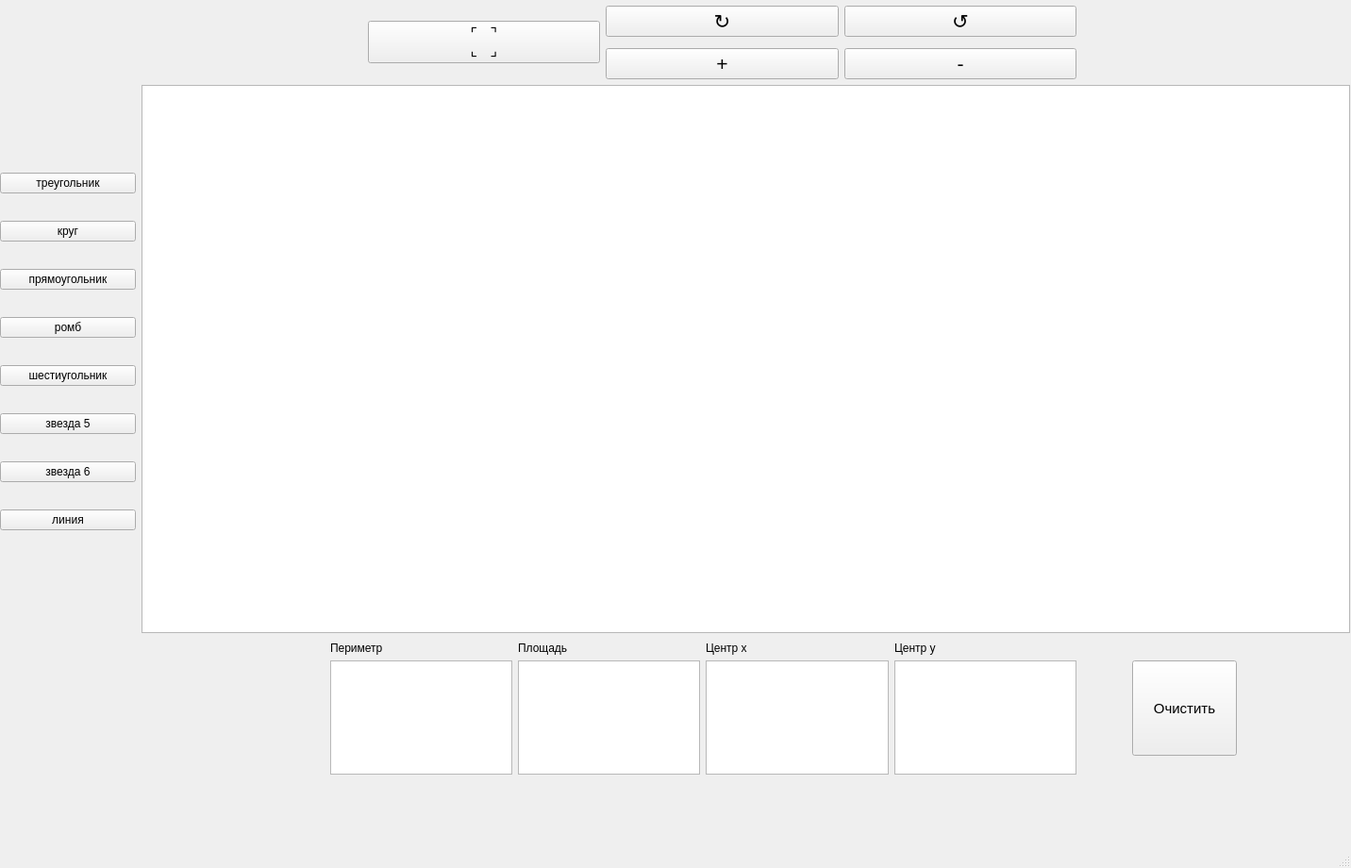
<?xml version="1.0" encoding="UTF-8"?>
<ui version="4.0">
 <class>MainWindow</class>
 <widget class="QMainWindow" name="MainWindow">
  <property name="geometry">
   <rect>
    <x>0</x>
    <y>0</y>
    <width>1432</width>
    <height>920</height>
   </rect>
  </property>
  <property name="windowTitle">
   <string>MainWindow</string>
  </property>
  <widget class="QWidget" name="centralwidget">
   <widget class="QGraphicsView" name="graphicsView">
    <property name="geometry">
     <rect>
      <x>150</x>
      <y>90</y>
      <width>1281</width>
      <height>581</height>
     </rect>
    </property>
   </widget>
   <widget class="QWidget" name="verticalLayoutWidget">
    <property name="geometry">
     <rect>
      <x>0</x>
      <y>160</y>
      <width>144</width>
      <height>431</height>
     </rect>
    </property>
    <layout class="QVBoxLayout" name="verticalLayout">
     <item>
      <widget class="QPushButton" name="triangleBtn">
       <property name="text">
        <string>треугольник</string>
       </property>
      </widget>
     </item>
     <item>
      <widget class="QPushButton" name="circleBtn">
       <property name="text">
        <string>круг</string>
       </property>
      </widget>
     </item>
     <item>
      <widget class="QPushButton" name="squareBtn">
       <property name="text">
        <string>прямоугольник</string>
       </property>
      </widget>
     </item>
     <item>
      <widget class="QPushButton" name="rombusBtn">
       <property name="text">
        <string>ромб</string>
       </property>
      </widget>
     </item>
     <item>
      <widget class="QPushButton" name="hexagonBtn">
       <property name="text">
        <string>шестиугольник</string>
       </property>
      </widget>
     </item>
     <item>
      <widget class="QPushButton" name="star1Btn">
       <property name="text">
        <string>звезда 5</string>
       </property>
      </widget>
     </item>
     <item>
      <widget class="QPushButton" name="star2Btn">
       <property name="text">
        <string>звезда 6</string>
       </property>
      </widget>
     </item>
     <item>
      <widget class="QPushButton" name="lineBtn">
       <property name="text">
        <string>линия</string>
       </property>
      </widget>
     </item>
    </layout>
   </widget>
   <widget class="QWidget" name="gridLayoutWidget">
    <property name="geometry">
     <rect>
      <x>350</x>
      <y>680</y>
      <width>791</width>
      <height>141</height>
     </rect>
    </property>
    <layout class="QGridLayout" name="gridLayout">
     <item row="1" column="0">
      <widget class="QLabel" name="label_2">
       <property name="text">
        <string>Периметр</string>
       </property>
      </widget>
     </item>
     <item row="2" column="0">
      <widget class="QTextBrowser" name="Perimetr"/>
     </item>
     <item row="1" column="2">
      <widget class="QLabel" name="label">
       <property name="text">
        <string>Центр х</string>
       </property>
      </widget>
     </item>
     <item row="1" column="3">
      <widget class="QLabel" name="label_4">
       <property name="text">
        <string>Центр у</string>
       </property>
      </widget>
     </item>
     <item row="2" column="2">
      <widget class="QTextBrowser" name="centerX"/>
     </item>
     <item row="2" column="3">
      <widget class="QTextBrowser" name="centerY"/>
     </item>
     <item row="1" column="1">
      <widget class="QLabel" name="label_3">
       <property name="text">
        <string>Площадь</string>
       </property>
      </widget>
     </item>
     <item row="2" column="1">
      <widget class="QTextBrowser" name="Square"/>
     </item>
    </layout>
   </widget>
   <widget class="QWidget" name="gridLayoutWidget_2">
    <property name="geometry">
     <rect>
      <x>390</x>
      <y>0</y>
      <width>751</width>
      <height>90</height>
     </rect>
    </property>
    <layout class="QGridLayout" name="gridLayout_2">
     <item row="0" column="1">
      <widget class="QPushButton" name="rotateRightBtn">
       <property name="font">
        <font>
         <pointsize>16</pointsize>
        </font>
       </property>
       <property name="text">
        <string>↻</string>
       </property>
      </widget>
     </item>
     <item row="0" column="2">
      <widget class="QPushButton" name="rotateLeftBtn">
       <property name="font">
        <font>
         <pointsize>16</pointsize>
        </font>
       </property>
       <property name="text">
        <string>↺</string>
       </property>
      </widget>
     </item>
     <item row="1" column="1">
      <widget class="QPushButton" name="sizePlusBtn">
       <property name="font">
        <font>
         <pointsize>16</pointsize>
        </font>
       </property>
       <property name="text">
        <string>+</string>
       </property>
      </widget>
     </item>
     <item row="0" column="0" rowspan="2">
      <widget class="QPushButton" name="movingBtn">
       <property name="font">
        <font>
         <pointsize>12</pointsize>
        </font>
       </property>
       <property name="text">
        <string>⌜   ⌝
⌞   ⌟</string>
       </property>
      </widget>
     </item>
     <item row="1" column="2">
      <widget class="QPushButton" name="sizeMinusBtn">
       <property name="font">
        <font>
         <pointsize>16</pointsize>
        </font>
       </property>
       <property name="text">
        <string>-</string>
       </property>
      </widget>
     </item>
    </layout>
   </widget>
   <widget class="QPushButton" name="clearBtn">
    <property name="geometry">
     <rect>
      <x>1200</x>
      <y>700</y>
      <width>111</width>
      <height>101</height>
     </rect>
    </property>
    <property name="font">
     <font>
      <pointsize>11</pointsize>
     </font>
    </property>
    <property name="text">
     <string>Очистить</string>
    </property>
   </widget>
  </widget>
  <widget class="QMenuBar" name="menubar">
   <property name="geometry">
    <rect>
     <x>0</x>
     <y>0</y>
     <width>1432</width>
     <height>26</height>
    </rect>
   </property>
  </widget>
  <widget class="QStatusBar" name="statusbar"/>
 </widget>
 <resources/>
 <connections/>
</ui>
